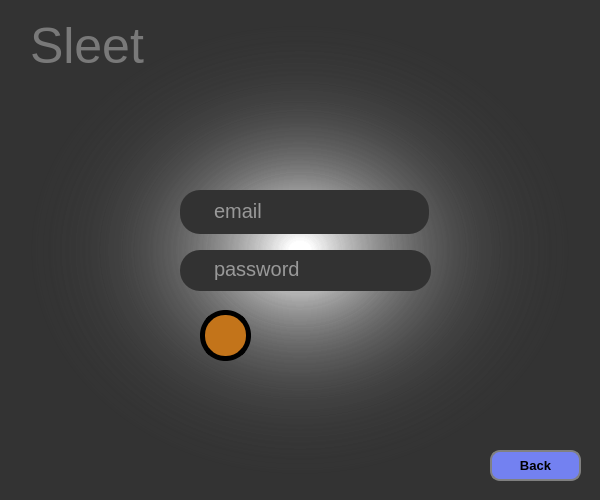
<?xml version="1.0" encoding="UTF-8"?>
<ui version="4.0">
 <class>MainWindow</class>
 <widget class="QMainWindow" name="MainWindow">
  <property name="geometry">
   <rect>
    <x>0</x>
    <y>0</y>
    <width>600</width>
    <height>500</height>
   </rect>
  </property>
  <property name="minimumSize">
   <size>
    <width>600</width>
    <height>500</height>
   </size>
  </property>
  <property name="maximumSize">
   <size>
    <width>600</width>
    <height>500</height>
   </size>
  </property>
  <property name="baseSize">
   <size>
    <width>0</width>
    <height>0</height>
   </size>
  </property>
  <property name="mouseTracking">
   <bool>false</bool>
  </property>
  <property name="windowTitle">
   <string>Sleet</string>
  </property>
  <property name="windowOpacity">
   <double>1.000000000000000</double>
  </property>
  <property name="styleSheet">
   <string notr="true">background-color: qradialgradient(spread:pad, cx:0.5, cy:0.5, radius:0.5, fx:0.5, fy:0.5, stop:0.0356633 rgba(107, 107, 107, 0%), stop:1 rgba(51, 51, 51, 255));
</string>
  </property>
  <property name="iconSize">
   <size>
    <width>24</width>
    <height>24</height>
   </size>
  </property>
  <widget class="QWidget" name="centralwidget">
   <widget class="QTextEdit" name="textEdit">
    <property name="enabled">
     <bool>true</bool>
    </property>
    <property name="geometry">
     <rect>
      <x>180</x>
      <y>190</y>
      <width>249</width>
      <height>44</height>
     </rect>
    </property>
    <property name="styleSheet">
     <string notr="true">background-color: qlineargradient(spread:pad, x1:0, y1:0, x2:1, y2:0, stop:1 rgba(50, 50, 50, 255));
border-radius : 20px;
 
color: rgb(255, 255, 255);
font-size:20px;
padding-left:30px;
padding-top : 5px;</string>
    </property>
    <property name="placeholderText">
     <string>email</string>
    </property>
   </widget>
   <widget class="QTextEdit" name="textEdit_2">
    <property name="enabled">
     <bool>true</bool>
    </property>
    <property name="geometry">
     <rect>
      <x>180</x>
      <y>250</y>
      <width>251</width>
      <height>41</height>
     </rect>
    </property>
    <property name="layoutDirection">
     <enum>Qt::LeftToRight</enum>
    </property>
    <property name="styleSheet">
     <string notr="true">background-color: qlineargradient(spread:pad, x1:0, y1:0, x2:1, y2:0, stop:1 rgba(50, 50, 50, 255));
border-radius : 20px;
 padding-left:30px;
padding-top : 3px;
color: rgb(255, 255, 255);
font-size:20px;
</string>
    </property>
    <property name="placeholderText">
     <string>password</string>
    </property>
   </widget>
   <widget class="QPushButton" name="loginbtn">
    <property name="geometry">
     <rect>
      <x>200</x>
      <y>310</y>
      <width>51</width>
      <height>51</height>
     </rect>
    </property>
    <property name="styleSheet">
     <string notr="true">QPushButton{background-color: qlineargradient(spread:pad, x1:0, y1:0, x2:1, y2:0, stop:1 rgba(195, 116, 26, 255));
border-radius:25px;
border-width:5px;
border-color: rgb(0, 0, 0);
border-style:solid;}
QPushButton:hover{

  background-color: #4CAF50; 
  border-color:black;
border-style:solid;



}

</string>
    </property>
    <property name="text">
     <string/>
    </property>
   </widget>
   <widget class="QLabel" name="label">
    <property name="geometry">
     <rect>
      <x>30</x>
      <y>20</y>
      <width>131</width>
      <height>51</height>
     </rect>
    </property>
    <property name="styleSheet">
     <string notr="true">background-color: rgba(0,0,0,0%);
color: rgb(121, 121, 121);
font-size : 50px;

</string>
    </property>
    <property name="text">
     <string>Sleet</string>
    </property>
   </widget>
   <widget class="QPushButton" name="instructionbtn_6">
    <property name="geometry">
     <rect>
      <x>490</x>
      <y>450</y>
      <width>91</width>
      <height>31</height>
     </rect>
    </property>
    <property name="styleSheet">
     <string notr="true">QPushButton{
background-color: rgb(115, 129, 241);
border-color: grey;
border-radius:10px ;
border-width:2px;
border-style:solid;
font-weight: bold;
transition: all 0.5s;
font-size:13px;
}
QPushButton:hover{
background-color:rgb(83, 83, 83);
border-color: black;
border-width:5px

	
}


</string>
    </property>
    <property name="text">
     <string>Back</string>
    </property>
   </widget>
  </widget>
 </widget>
 <resources/>
 <connections/>
</ui>
